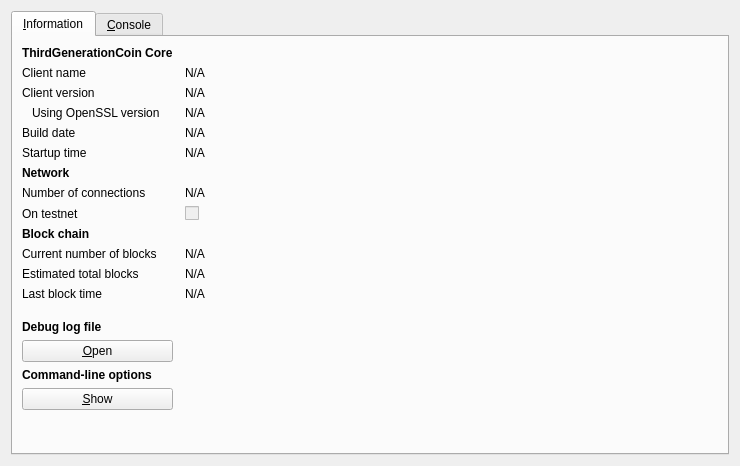
<?xml version="1.0" encoding="UTF-8"?>
<ui version="4.0">
 <class>RPCConsole</class>
 <widget class="QDialog" name="RPCConsole">
  <property name="geometry">
   <rect>
    <x>0</x>
    <y>0</y>
    <width>740</width>
    <height>466</height>
   </rect>
  </property>
  <property name="windowTitle">
   <string>ThirdGenerationCoin - Debug window</string>
  </property>
  <layout class="QVBoxLayout" name="verticalLayout_2">
   <item>
    <widget class="QTabWidget" name="tabWidget">
     <property name="currentIndex">
      <number>0</number>
     </property>
     <widget class="QWidget" name="tab_info">
      <attribute name="title">
       <string>&amp;Information</string>
      </attribute>
      <layout class="QGridLayout" name="gridLayout" columnstretch="0,1">
       <property name="horizontalSpacing">
        <number>12</number>
       </property>
       <item row="0" column="0">
        <widget class="QLabel" name="label_9">
         <property name="font">
          <font>
           <weight>75</weight>
           <bold>true</bold>
          </font>
         </property>
         <property name="text">
          <string>ThirdGenerationCoin Core</string>
         </property>
        </widget>
       </item>
       <item row="1" column="0">
        <widget class="QLabel" name="label_5">
         <property name="text">
          <string>Client name</string>
         </property>
        </widget>
       </item>
       <item row="1" column="1">
        <widget class="QLabel" name="clientName">
         <property name="cursor">
          <cursorShape>IBeamCursor</cursorShape>
         </property>
         <property name="text">
          <string>N/A</string>
         </property>
         <property name="textFormat">
          <enum>Qt::PlainText</enum>
         </property>
         <property name="textInteractionFlags">
          <set>Qt::LinksAccessibleByMouse|Qt::TextSelectableByKeyboard|Qt::TextSelectableByMouse</set>
         </property>
        </widget>
       </item>
       <item row="2" column="0">
        <widget class="QLabel" name="label_6">
         <property name="text">
          <string>Client version</string>
         </property>
        </widget>
       </item>
       <item row="2" column="1">
        <widget class="QLabel" name="clientVersion">
         <property name="cursor">
          <cursorShape>IBeamCursor</cursorShape>
         </property>
         <property name="text">
          <string>N/A</string>
         </property>
         <property name="textFormat">
          <enum>Qt::PlainText</enum>
         </property>
         <property name="textInteractionFlags">
          <set>Qt::LinksAccessibleByMouse|Qt::TextSelectableByKeyboard|Qt::TextSelectableByMouse</set>
         </property>
        </widget>
       </item>
       <item row="3" column="0">
        <widget class="QLabel" name="label_14">
         <property name="text">
          <string>Using OpenSSL version</string>
         </property>
         <property name="indent">
          <number>10</number>
         </property>
        </widget>
       </item>
       <item row="3" column="1">
        <widget class="QLabel" name="openSSLVersion">
         <property name="cursor">
          <cursorShape>IBeamCursor</cursorShape>
         </property>
         <property name="text">
          <string>N/A</string>
         </property>
         <property name="textFormat">
          <enum>Qt::PlainText</enum>
         </property>
         <property name="textInteractionFlags">
          <set>Qt::LinksAccessibleByMouse|Qt::TextSelectableByKeyboard|Qt::TextSelectableByMouse</set>
         </property>
        </widget>
       </item>
       <item row="4" column="0">
        <widget class="QLabel" name="label_12">
         <property name="text">
          <string>Build date</string>
         </property>
        </widget>
       </item>
       <item row="4" column="1">
        <widget class="QLabel" name="buildDate">
         <property name="cursor">
          <cursorShape>IBeamCursor</cursorShape>
         </property>
         <property name="text">
          <string>N/A</string>
         </property>
         <property name="textFormat">
          <enum>Qt::PlainText</enum>
         </property>
         <property name="textInteractionFlags">
          <set>Qt::LinksAccessibleByMouse|Qt::TextSelectableByKeyboard|Qt::TextSelectableByMouse</set>
         </property>
        </widget>
       </item>
       <item row="5" column="0">
        <widget class="QLabel" name="label_13">
         <property name="text">
          <string>Startup time</string>
         </property>
        </widget>
       </item>
       <item row="5" column="1">
        <widget class="QLabel" name="startupTime">
         <property name="cursor">
          <cursorShape>IBeamCursor</cursorShape>
         </property>
         <property name="text">
          <string>N/A</string>
         </property>
         <property name="textFormat">
          <enum>Qt::PlainText</enum>
         </property>
         <property name="textInteractionFlags">
          <set>Qt::LinksAccessibleByMouse|Qt::TextSelectableByKeyboard|Qt::TextSelectableByMouse</set>
         </property>
        </widget>
       </item>
       <item row="6" column="0">
        <widget class="QLabel" name="label_11">
         <property name="font">
          <font>
           <weight>75</weight>
           <bold>true</bold>
          </font>
         </property>
         <property name="text">
          <string>Network</string>
         </property>
        </widget>
       </item>
       <item row="7" column="0">
        <widget class="QLabel" name="label_7">
         <property name="text">
          <string>Number of connections</string>
         </property>
        </widget>
       </item>
       <item row="7" column="1">
        <widget class="QLabel" name="numberOfConnections">
         <property name="cursor">
          <cursorShape>IBeamCursor</cursorShape>
         </property>
         <property name="text">
          <string>N/A</string>
         </property>
         <property name="textFormat">
          <enum>Qt::PlainText</enum>
         </property>
         <property name="textInteractionFlags">
          <set>Qt::LinksAccessibleByMouse|Qt::TextSelectableByKeyboard|Qt::TextSelectableByMouse</set>
         </property>
        </widget>
       </item>
       <item row="8" column="0">
        <widget class="QLabel" name="label_8">
         <property name="text">
          <string>On testnet</string>
         </property>
        </widget>
       </item>
       <item row="8" column="1">
        <widget class="QCheckBox" name="isTestNet">
         <property name="enabled">
          <bool>false</bool>
         </property>
         <property name="text">
          <string/>
         </property>
        </widget>
       </item>
       <item row="9" column="0">
        <widget class="QLabel" name="label_10">
         <property name="font">
          <font>
           <weight>75</weight>
           <bold>true</bold>
          </font>
         </property>
         <property name="text">
          <string>Block chain</string>
         </property>
        </widget>
       </item>
       <item row="10" column="0">
        <widget class="QLabel" name="label_3">
         <property name="text">
          <string>Current number of blocks</string>
         </property>
        </widget>
       </item>
       <item row="10" column="1">
        <widget class="QLabel" name="numberOfBlocks">
         <property name="cursor">
          <cursorShape>IBeamCursor</cursorShape>
         </property>
         <property name="text">
          <string>N/A</string>
         </property>
         <property name="textFormat">
          <enum>Qt::PlainText</enum>
         </property>
         <property name="textInteractionFlags">
          <set>Qt::LinksAccessibleByMouse|Qt::TextSelectableByKeyboard|Qt::TextSelectableByMouse</set>
         </property>
        </widget>
       </item>
       <item row="11" column="0">
        <widget class="QLabel" name="label_4">
         <property name="text">
          <string>Estimated total blocks</string>
         </property>
        </widget>
       </item>
       <item row="11" column="1">
        <widget class="QLabel" name="totalBlocks">
         <property name="cursor">
          <cursorShape>IBeamCursor</cursorShape>
         </property>
         <property name="text">
          <string>N/A</string>
         </property>
         <property name="textFormat">
          <enum>Qt::PlainText</enum>
         </property>
         <property name="textInteractionFlags">
          <set>Qt::LinksAccessibleByMouse|Qt::TextSelectableByKeyboard|Qt::TextSelectableByMouse</set>
         </property>
        </widget>
       </item>
       <item row="12" column="0">
        <widget class="QLabel" name="label_2">
         <property name="text">
          <string>Last block time</string>
         </property>
        </widget>
       </item>
       <item row="12" column="1">
        <widget class="QLabel" name="lastBlockTime">
         <property name="cursor">
          <cursorShape>IBeamCursor</cursorShape>
         </property>
         <property name="text">
          <string>N/A</string>
         </property>
         <property name="textFormat">
          <enum>Qt::PlainText</enum>
         </property>
         <property name="textInteractionFlags">
          <set>Qt::LinksAccessibleByMouse|Qt::TextSelectableByKeyboard|Qt::TextSelectableByMouse</set>
         </property>
        </widget>
       </item>
       <item row="13" column="0">
        <spacer name="verticalSpacer_2">
         <property name="orientation">
          <enum>Qt::Vertical</enum>
         </property>
         <property name="sizeHint" stdset="0">
          <size>
           <width>20</width>
           <height>20</height>
          </size>
         </property>
        </spacer>
       </item>
       <item row="14" column="0">
        <widget class="QLabel" name="labelDebugLogfile">
         <property name="font">
          <font>
           <weight>75</weight>
           <bold>true</bold>
          </font>
         </property>
         <property name="text">
          <string>Debug log file</string>
         </property>
        </widget>
       </item>
       <item row="15" column="0">
        <widget class="QPushButton" name="openDebugLogfileButton">
         <property name="toolTip">
          <string>&lt;html&gt;&lt;head/&gt;&lt;body&gt;&lt;p&gt;Open the ThirdGenerationCoin debug log file from the current data directory. This can take a few seconds for large log files.&lt;/p&gt;&lt;/body&gt;&lt;/html&gt;</string>
         </property>
         <property name="text">
          <string>&amp;Open</string>
         </property>
         <property name="autoDefault">
          <bool>false</bool>
         </property>
        </widget>
       </item>
       <item row="16" column="0">
        <widget class="QLabel" name="labelCLOptions">
         <property name="font">
          <font>
           <weight>75</weight>
           <bold>true</bold>
          </font>
         </property>
         <property name="text">
          <string>Command-line options</string>
         </property>
        </widget>
       </item>
       <item row="17" column="0">
        <widget class="QPushButton" name="showCLOptionsButton">
         <property name="toolTip">
          <string>&lt;html&gt;&lt;head/&gt;&lt;body&gt;&lt;p&gt;Show the ThirdGenerationCoin-Qt help message to get a list with possible ThirdGenerationCoin command-line options.&lt;/p&gt;&lt;/body&gt;&lt;/html&gt;</string>
         </property>
         <property name="text">
          <string>&amp;Show</string>
         </property>
         <property name="autoDefault">
          <bool>false</bool>
         </property>
        </widget>
       </item>
       <item row="18" column="0">
        <spacer name="verticalSpacer">
         <property name="orientation">
          <enum>Qt::Vertical</enum>
         </property>
         <property name="sizeHint" stdset="0">
          <size>
           <width>20</width>
           <height>40</height>
          </size>
         </property>
        </spacer>
       </item>
      </layout>
     </widget>
     <widget class="QWidget" name="tab_console">
      <attribute name="title">
       <string>&amp;Console</string>
      </attribute>
      <layout class="QVBoxLayout" name="verticalLayout_3">
       <property name="spacing">
        <number>3</number>
       </property>
       <item>
        <widget class="QTextEdit" name="messagesWidget">
         <property name="minimumSize">
          <size>
           <width>0</width>
           <height>100</height>
          </size>
         </property>
         <property name="readOnly">
          <bool>true</bool>
         </property>
         <property name="tabKeyNavigation" stdset="0">
          <bool>false</bool>
         </property>
         <property name="columnCount" stdset="0">
          <number>2</number>
         </property>
        </widget>
       </item>
       <item>
        <layout class="QHBoxLayout" name="horizontalLayout">
         <property name="spacing">
          <number>3</number>
         </property>
         <item>
          <widget class="QLabel" name="label">
           <property name="text">
            <string notr="true">&gt;</string>
           </property>
          </widget>
         </item>
         <item>
          <widget class="QLineEdit" name="lineEdit"/>
         </item>
         <item>
          <widget class="QPushButton" name="clearButton">
           <property name="maximumSize">
            <size>
             <width>24</width>
             <height>24</height>
            </size>
           </property>
           <property name="toolTip">
            <string>Clear console</string>
           </property>
           <property name="text">
            <string/>
           </property>
           <property name="icon">
            <iconset resource="../bitcoin.qrc">
             <normaloff>:/icons/remove</normaloff>:/icons/remove</iconset>
           </property>
           <property name="shortcut">
            <string notr="true">Ctrl+L</string>
           </property>
           <property name="autoDefault">
            <bool>false</bool>
           </property>
          </widget>
         </item>
        </layout>
       </item>
      </layout>
     </widget>
    </widget>
   </item>
  </layout>
 </widget>
 <resources>
  <include location="../bitcoin.qrc"/>
 </resources>
 <connections/>
</ui>
